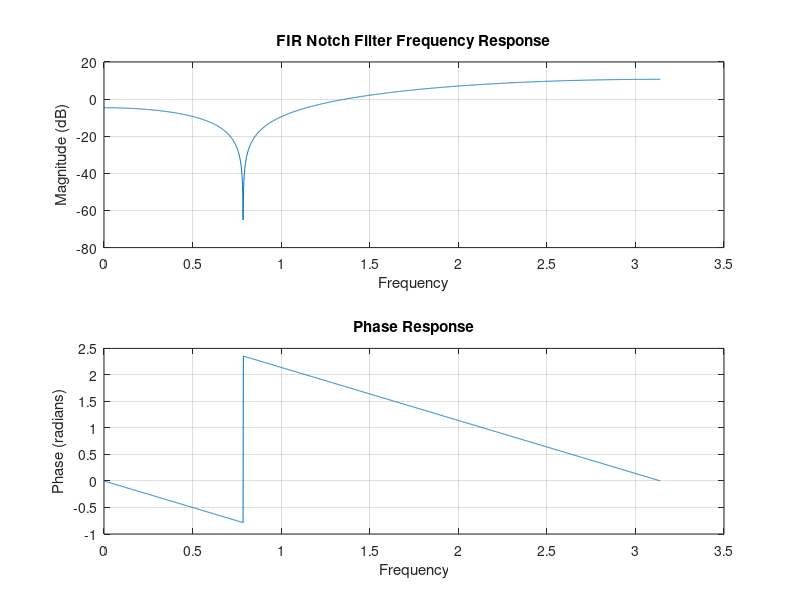

MATLAB code to generate this figure:
% N=2001;
% w0=pi/4;
% z=exp(1j*w0);
% b0=1/(1-exp(1j*w0)).*(1-exp((-1*(1j*w0))));
% Hz=b0*(1-exp((1j*w0)/z)).*(1-exp(-1*(1j*w0)/z));
% 
% y=freqz(Hz,N,'whole');
% 
% figure;
% plot(N,y);
% xlabel("N");
% ylabel("y");
% 
% figure;
% % subplot(2,1,1);
% plot(w, 20*log10(abs(H)));
% title('Frequency Response of Notch Filter');
% xlabel('Frequency (rad/sample)');
% ylabel('Magnitude (dB)');
% grid on;
% 
% % Plot the phase response
% subplot(2,1,2);
% plot(w, angle(H));
% title('Phase Response of Notch Filter');
% xlabel('Frequency (rad/sample)');
% ylabel('Phase (radians)');
% grid on;

% second code
% % Define the notch filter parameters
% w0 = pi/4; % Notch frequency in radians
% b0 = 1;    % Gain factor
% 
% % Create the numerator and denominator coefficients for the filter
% num = [b0, 0, -b0];
% den = [1, -2*cos(w0), 1];
% 
% % Calculate the frequency response using freqz
% N = 2001; % Number of points
% [H, w] = freqz(num, den, N);
% 
% % Plot the magnitude response in dB
% figure;
% subplot(2,1,1);
% plot(w, 20*log10(abs(H)));
% title('Frequency Response of Notch Filter');
% xlabel('Frequency (rad/sample)');
% ylabel('Magnitude (dB)');
% grid on;
% 
% % Plot the phase response
% subplot(2,1,2);
% plot(w, angle(H));
% title('Phase Response of Notch Filter');
% xlabel('Frequency (rad/sample)');
% ylabel('Phase (radians)');
% grid on;

% third code
w0 = pi/4;
b0 = 1; 
b = [b0,-2*b0*cos(w0),b0];
a = 1; 
N= 2001;
[H, w] = freqz(b,a,N);

figure;
subplot(2, 1, 1);
plot(w, 20*log10(abs(H)));
title('FIR Notch Filter Frequency Response');
xlabel('Frequency');
ylabel('Magnitude (dB)');
grid on;

subplot(2, 1, 2);
plot(w, angle(H));
title('Phase Response');
xlabel('Frequency');
ylabel('Phase (radians)');
grid on;
